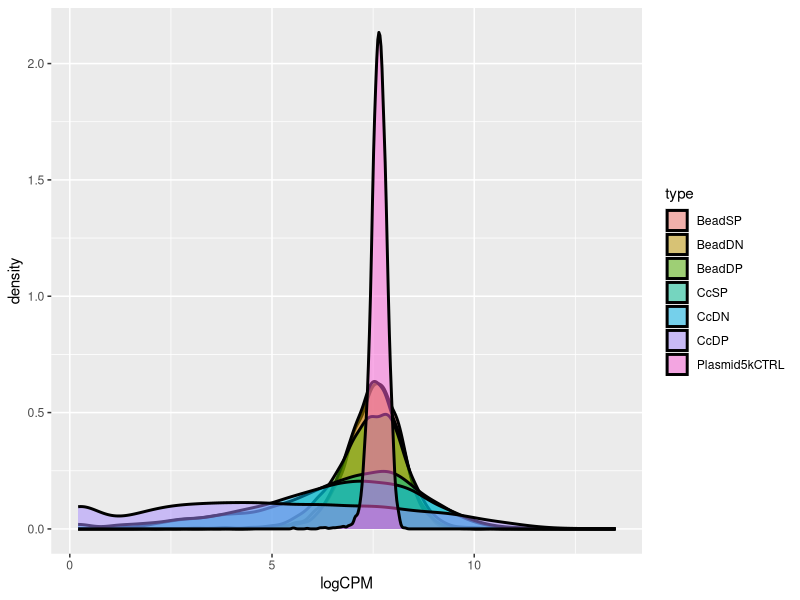
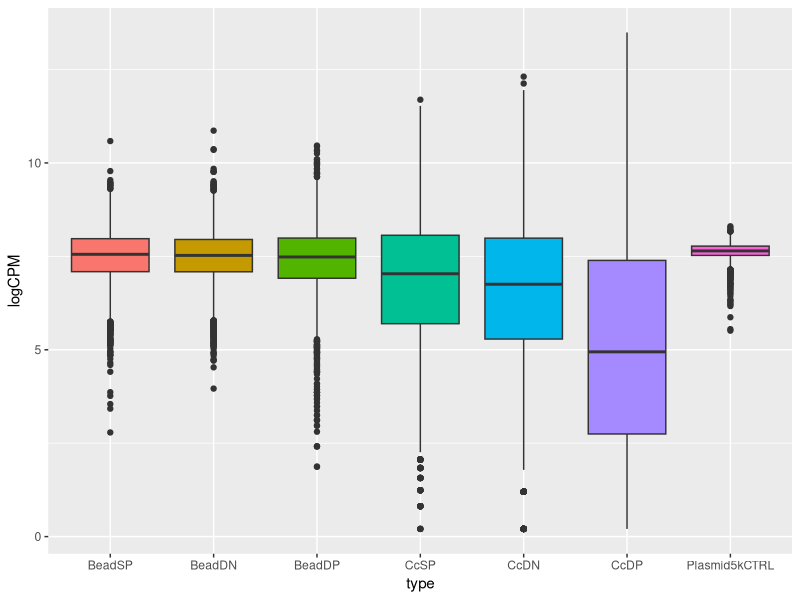
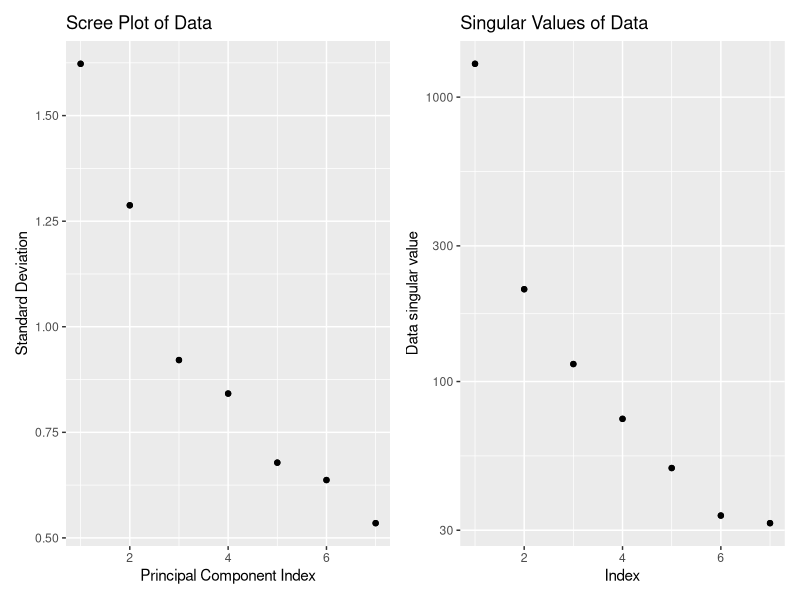
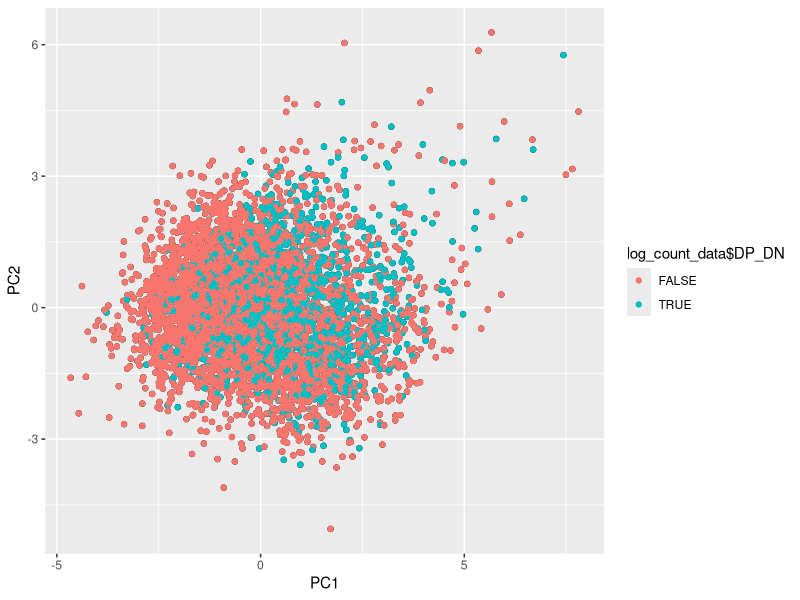
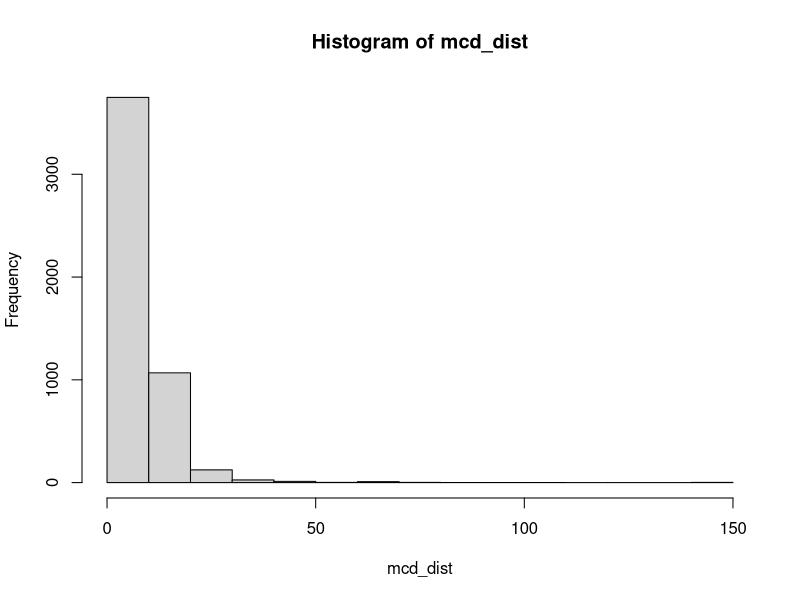
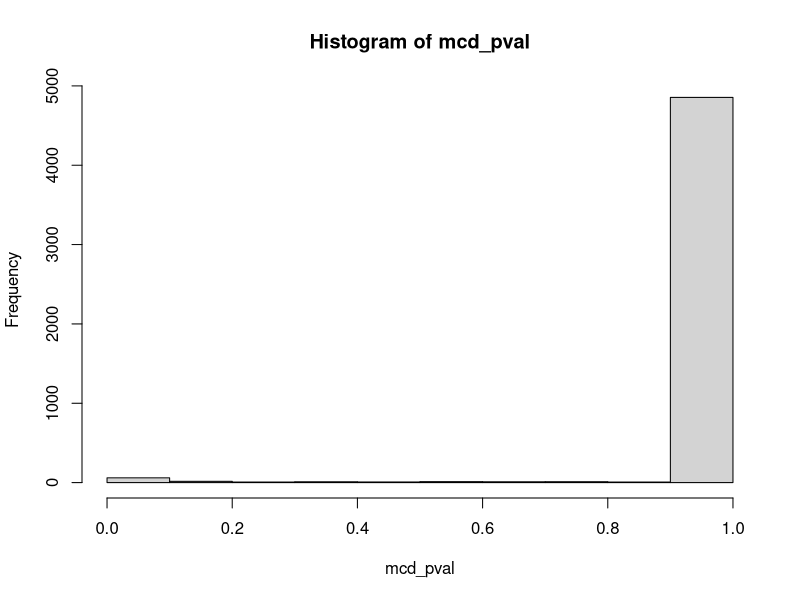

These figures' R source, in order:
## ---- chunk 1
knitr::opts_chunk$set(echo = TRUE)
## ---- chunk 2
library(ggplot2)
library(reshape)
library(edgeR)
library(limma)
library(patchwork)
library(MASS)
## ---- chunk 3
count_data <- read.csv('./Count_output/Comparison_to_5k_plasmid.count_normalized.txt', sep='\t')
count_data_orig <- read.csv('./Count_output/Comparison_to_5k_plasmid.count.txt', sep='\t')
log_count_data <- cbind(count_data[, 1:2], cpm(count_data[, 3:ncol(count_data)], log=TRUE))

log_count_melt <- melt(log_count_data)
colnames(log_count_melt) <- c('sgRNA', 'gene', 'type', 'count')
## ---- chunk 4
p <- ggplot(log_count_melt, aes(x=count, fill=type))
p <- p + geom_density(alpha = 0.5, lwd = 1, linetype = 1)
p <- p + labs(x = "logCPM")
p
## ---- chunk 5
p <- ggplot(log_count_melt, aes(x=type, y=count, fill=type))
p <- p + geom_boxplot()
p <- p + labs(x = "type", y = "logCPM")
#p <- p + ylim(0, 750)
p <- p + theme(legend.position = "none")
p
## ---- chunk 6
gene_pca <- prcomp(log_count_data[, !(colnames(log_count_data) %in% c("sgRNA", "Gene"))], scale=TRUE, center=TRUE)

p1 <- qplot(c(1:length(gene_pca$sdev)), gene_pca$sdev)
p1 <- p1 + geom_point()
p1 <- p1 + xlab("Principal Component Index") + ylab("Standard Deviation")
p1 <- p1 + ggtitle("Scree Plot of Data")

p2 <- qplot(c(1:length(gene_pca$sdev)), 
            svd(log_count_data[, 
                          !(colnames(log_count_data) 
                            %in% c("sgRNA", "Gene"))])$d)
p2 <- p2 + geom_point()
p2 <- p2 + xlab("Index") + ylab("Data singular value")
p2 <- p2 + ggtitle("Singular Values of Data")
p2 <- p2 + scale_y_continuous(trans="log10")

p1 + p2
## ---- chunk 7
log_count_data$DP_DN <- ((log_count_data$CcDP < log_count_data$CcDN) & (log_count_data$CcDP < log_count_data$Plasmid5kCTRL) & (log_count_data$BeadDP < log_count_data$BeadDN) & (log_count_data$BeadDP < log_count_data$Plasmid5kCTRL))


log_count_data$DP_SP <- ((log_count_data$CcDP < log_count_data$CcSP) & (log_count_data$CcDP < log_count_data$Plasmid5kCTRL) & (log_count_data$BeadDP < log_count_data$BeadSP) & (log_count_data$BeadDP < log_count_data$Plasmid5kCTRL))
## ---- chunk 8
plot_data <- cbind(gene_pca$x[, 1:2], 
                   log_count_data[, c("sgRNA", "Gene")])
p1 <- ggplot(data=plot_data, aes(x=PC1, y=PC2))
p1 <- p1 + geom_point()
p1 <- p1 + geom_point(aes(color=log_count_data$DP_DN))
p1
## ---- chunk 9
#limma
## ---- chunk 10
# https://maayanlab.cloud/Harmonizome/gene_set/abnormal+t+cell+differentiation/MPO+Gene-Phenotype+Associations
## ---- chunk 11
outlier_data <- log_count_data[, c(3:9)]
p_method <- "BY"
sig_level <- 0.05
mh_df <- ncol(outlier_data)

# Mahalanobis distance for outlier detection
# Note that R gives you the squared distance
mh_dist <- mahalanobis(outlier_data, center=colMeans(outlier_data), cov=cov(outlier_data))
# Chi Square assumption on data
mh_pval <- p.adjust(1 - pchisq(mh_dist, mh_df), method=p_method)

# Robust version of above using Minimum Covariance Determinant
mcd_quantile <- 0.8 # Throw out 1 - this of data
mcd_output <- cov.mcd(outlier_data, quantile.used=nrow(outlier_data) * mcd_quantile)
mcd_dist <- mahalanobis(outlier_data, center=mcd_output$center, cov=mcd_output$cov)
mcd_pval <- p.adjust(1 - pchisq(mcd_dist, mh_df), method=p_method)

# See XPCA paper for idea https://arxiv.org/abs/1808.07510
# Basically, transform the data to look Gaussian
# Compute ECDF -> Apply Inverse Gaussian CDF
transformed_data <- 1 * outlier_data
for (idx in 1:ncol(outlier_data)) {
  # Compute ECDF
  # Add points below min and above max to avoid infinities
  fcn <- ecdf(c(outlier_data[, idx], min(outlier_data[, idx]) - sd(outlier_data[, idx]), max(outlier_data[, idx]) + sd(outlier_data[, idx])))
  transformed_data[, idx] <- qnorm(fcn(outlier_data[, idx]))
}
# Repeat Mahalanobis distance with transformed data
tmh_dist <- mahalanobis(transformed_data, center=colMeans(transformed_data, na.rm=TRUE), cov=cov(transformed_data))
tmh_pval <- p.adjust(1 - pchisq(tmh_dist, mh_df), method=p_method)
# Repeat MCD approach for transformed data
tmcd_output <- cov.mcd(transformed_data, quantile.used=nrow(transformed_data) * mcd_quantile)
tmcd_dist <- mahalanobis(transformed_data, center=tmcd_output$center, cov=tmcd_output$cov)
tmcd_pval <- p.adjust(1 - pchisq(tmcd_dist, mh_df), method=p_method)

count_data[which(mh_pval < sig_level), "Gene"]
count_data[which(mcd_pval < sig_level), "Gene"]
count_data[which(tmh_pval < sig_level), "Gene"]
count_data[which(tmcd_pval < sig_level), "Gene"]

hist(mcd_dist)
hist(mcd_pval)
